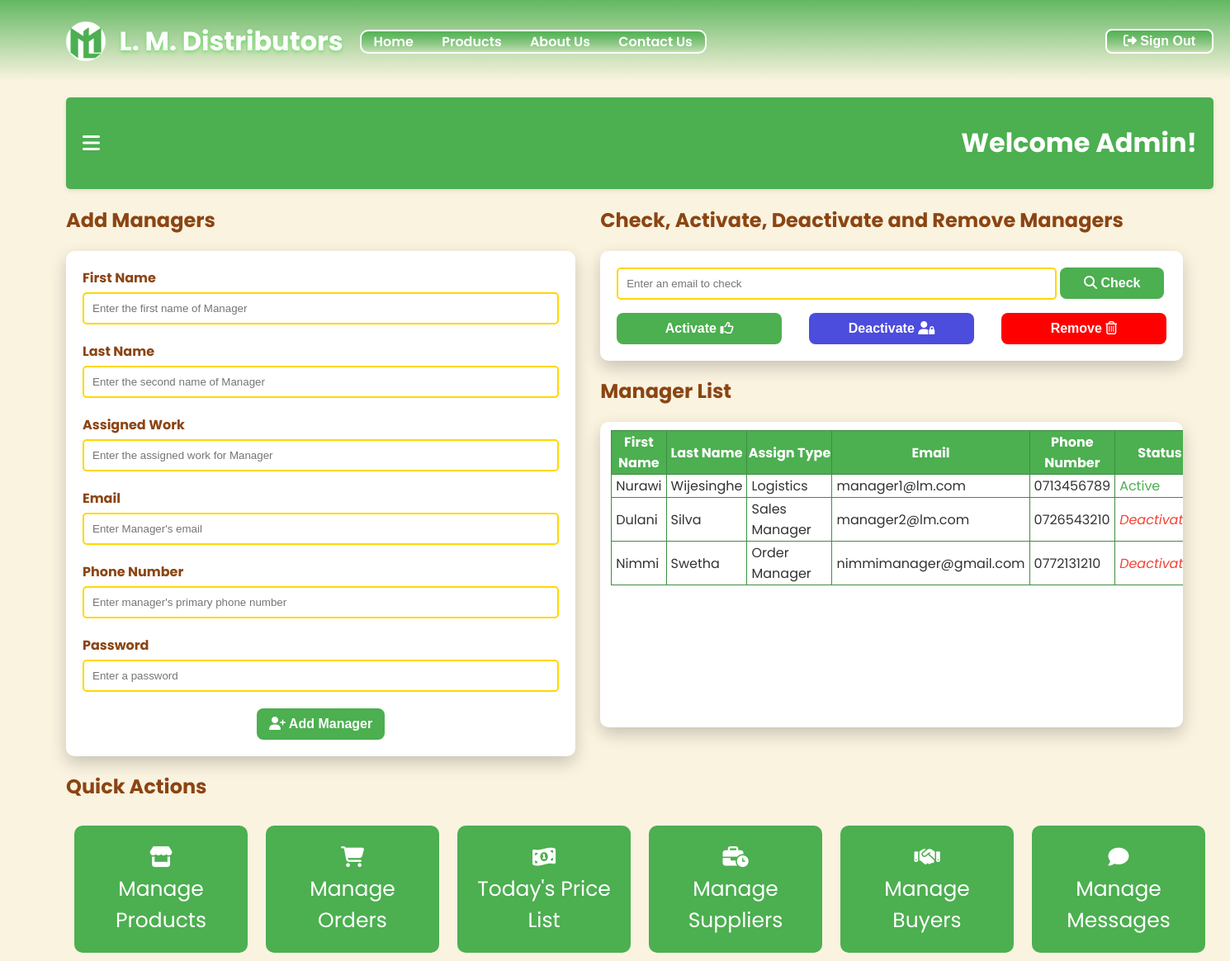
The page /manageManagers.php (signed in) on the database its author committed.
### tables this page shows
CREATE TABLE `user_info` (
  `userID` int(11) NOT NULL,
  `email` varchar(255) NOT NULL,
  `password` varchar(255) NOT NULL,
  `fName` varchar(100) NOT NULL,
  `lName` varchar(100) NOT NULL,
  `dob` date NOT NULL,
  `phone1` varchar(15) NOT NULL,
  `phone2` varchar(15) DEFAULT NULL,
  `address` text NOT NULL,
  `image` varchar(255) DEFAULT NULL,
  `type` enum('admin','manager','customer','supplier','buyer') NOT NULL,
  `assignType` varchar(50) DEFAULT NULL,
  `status` enum('active','inactive') NOT NULL,
  `last_logout` datetime DEFAULT NULL
);

### manageManagers.php (the view, shortened to what this page needs)
<?php
    require_once 'config.php';
    if (isset($_SESSION['user_fName']) && $_SESSION['user_type'] == 'admin') {
        $dob = $_SESSION['user_dob'];
        $today = date('m-d');
        $birthday = date('m-d', strtotime($dob));
        if($today === $birthday) {
            $greeting = "Happy Birthday ".$_SESSION['user_fName']."!";
        }
        else {
            $greeting = "Welcome ".$_SESSION['user_fName']."!";
        }
        $sql = "SELECT * FROM user_info WHERE type = 'manager';";
        $result = mysqli_query($conn, $sql);
    }
    else {
        header('Location: login.php');
        exit();
    }
?>
<!DOCTYPE html>
<html lang="en">
<head>
    <link rel="stylesheet" href="./css/manageManagers.css">
    <link rel="stylesheet" href="https://cdnjs.cloudflare.com/ajax/libs/font-awesome/6.0.0-beta3/css/all.min.css">
</head>
<body>
    <?php include 'header.php'; ?>
    <div class="container">
        <div class="main-content">
            <div class="topbar">
                <i class="fas fa-bars" id="toggle-sidebar" title="Open Dashboard"></i>
                <h1><?php echo $greeting; ?></h1>
            </div>
            <section class="mainSeparation">
                <div class="addManager">
                    <h2>Add Managers</h2>
                    <form action="manageManagers.php" method="POST" class="addForm">
                        <div class="form-group">
                            <label for="first-name">First Name</label>
                            <input type="text" id="first-name" name="first-name" placeholder="Enter the first name of Manager" required>
                        </div>
                        <div class="form-group">
                            <label for="last-name">Last Name</label>
                            <input type="text" id="last-name" name="last-name" placeholder="Enter the second name of Manager">
                        </div>
                        <div class="form-group">
                            <label for="assignWork">Assigned Work</label>
                            <input type="text" id="assignWork" name="assignWork" placeholder="Enter the assigned work for Manager">
                        </div>
                        <div class="form-group">
                            <label for="email">Email</label>
                            <input type="email" id="email" name="email" placeholder="Enter Manager's email" required>
                        </div>
                        <div class="form-group">
                            <label for="phone1">Phone Number</label>
                            <input type="tel" id="phone1" name="phone1" placeholder="Enter manager's primary phone number">
                        </div>
                        <div class="form-group">
                            <label for="password">Password</label>
                            <input type="password" name="password" placeholder="Enter a password">
                        </div>
                        <center>
                            <button type="submit" id="addBtn" name="addBtn" title="Click to add manager"><i class="fa-solid fa-user-plus"></i> Add Manager</button>
                        </center>
                    </form>
                </div>
                <div class="rightSide">
                    <div class="checkManager">
                        <h2>Check, Activate, Deactivate and Remove Managers</h2>
                        <div class="checkCard">
                            <form action="manageManagers.php" method="POST">
                                <input type="text" id="checkmail" name="checkMail" placeholder="Enter an email to check"
                                       value="<?php echo isset($_POST['checkMail']) ? htmlspecialchars($_POST['checkMail']) : ''; ?>"
                                       required>
                                <button type="submit" id="checkMailBtn" name="checkMailBtn" title="Check Availability">
                                    <i class="fa-solid fa-magnifying-glass"></i> Check
                                </button>
                                <div class="btns">
                                    <button type="submit" id="activate" name="activate" title="Activate">Activate <i class="fa-regular fa-thumbs-up"></i></button>
                                    <button type="submit" id="deactivate" name="deactivate" title="Deactivate">Deactivate <i class="fa-solid fa-user-lock"></i></button>
                                    <button type="submit" id="remove" name="remove" title="Remove">Remove <i class="fa-regular fa-trash-can"></i></button>
                                </div>
                            </form>
                        </div>
                    </div>
                    <div class="managerList">
                        <h2>Manager List</h2>
                        <div class="custom-scroll">
                            <div class="content" id="scrollable-content">
                                <table class="listTable" border="1px">
                                    <tr>
                                        <th class="tFName">First Name</th>
                                        <th class="tLName">Last Name</th>
                                        <th class="tType">Assign Type</th>
                                        <th class="tMail">Email</th>
                                        <th class="tPhone">Phone Number</th>
                                        <th class="tStatus">Status</th>
                                    </tr>
                                    <?php while($row = $result->fetch_assoc()): ?>
                                    <tr>
                                        <td><?php echo $row['fName']; ?></td>
                                        <td><?php echo $row['lName']; ?></td>
                                        <td><?php echo $row['assignType']; ?></td>
                                        <td><?php echo $row['email']; ?></td>
                                        <td><?php echo $row['phone1']; ?></td>
                                        <td><?php echo $row['status'] == 'active'
                                                    ? "<span style='color: #4CAF50;'>Active</span>"
                                                    : "<span style='color: #f44336; font-style: italic; text-align: center;'>Deactivated</span>";
                                            ?></td>
                                    </tr>
                                    <?php endwhile; ?>
                                </table>
                            </div>
                        </div>
                    </div>
                </div>
            </section>
            <h2 class="quickH2">Quick Actions</h2>
            <div class="quick">
                <div class="card">
                    <a href="./manageProducts.php" title="Products Management"><i class="fa-solid fa-store"></i><br>Manage Products</a>
                </div>
                <div class="card">
                    <a href="./manageOrders.php" title="Orders Management"><i class="fa-solid fa-cart-shopping"></i><br>Manage Orders</a>
                </div>
                <div class="card">
                    <a href="./todayPrice.php" title="Buyers & Sellers price list"><i class="fa-solid fa-money-bill-1-wave"></i><br>Today's Price List</a>
                </div>
                <div class="card">
                    <a href="./supplyManagement.php" title="Suppliers Management"><i class="fa-solid fa-business-time"></i><br>Manage Suppliers</a>
                </div>
                <div class="card">
                    <a href="./buyersManagement.php" title="Buyers Management"><i class="fa-solid fa-handshake"></i><br>Manage Buyers</a>
                </div>
                <div class="card">
                    <a href="./manageMessages.php" title="Messages Management"><i class="fa-solid fa-comment"></i><br>Manage Messages</a>
                </div>
            </div>
        </div>
    </div>
</body>
</html>

### css/manageManagers.css (style rules this page uses)
body { margin: 0; font-family: 'Poppins', sans-serif; background-color: #FAF3E0; color: #333; }
.container { display: flex; height: 100vh; }
.main-content { flex-grow: 1; padding: 20px; margin-left: 60px; }
.topbar { display: flex; align-items: center; justify-content: space-between; padding: 10px 20px; background-color: #4CAF50; border-radius: 5px; box-shadow: 0 2px 5px rgba(0, 0, 0, 0.1); }
.topbar i { font-size: 24px; cursor: pointer; color: #fff; }
.topbar h1 { color: #fff; }
.mainSeparation { display: flex; justify-content: space-between; }
.addManager, .checkManager { width: 95%; }
.mainSeparation h2, .quickH2 { color: #8B4513; }
.addForm { border: none; border-radius: 10px; background-color: #fff; max-width: 600px; padding: 20px; box-shadow: 0 8px 20px rgba(0, 0, 0, 0.2); animation: fadeIn 1s ease-in-out; }
.form-group { margin-bottom: 20px; text-align: left; }
.addForm label { font-weight: bold; display: block; color: #8B4513; margin-bottom: 5px; }
.addForm input { width: 100%; padding: 10px; border: 2px solid #FFD700; border-radius: 5px; box-sizing: border-box; }
#addBtn { background-color: #4CAF50; color: white; border: none; padding: 10px 15px; border-radius: 8px; font-size: 16px; font-weight: bold; cursor: pointer; transition: transform 0.4s ease; }
.rightSide { margin-left: 30px; }
.checkManager { width: 95%; }
.checkCard { border: none; border-radius: 10px; background-color: #fff; height: fit-content; padding: 20px; box-shadow: 0 8px 20px rgba(0, 0, 0, 0.2); animation: fadeIn 1s ease-in-out; }
#checkmail { padding: 10px; width: 80%; border: 2px solid #FFD700; border-radius: 5px; box-sizing: border-box; }
#checkMailBtn { padding: 10px; border: none; width: 19%; border-radius: 8px; background-color: #4CAF50; font-weight: bold; font-size: 16px; color: #fff; }
.btns { display: flex; justify-content: space-between; }
#activate, #deactivate, #remove { padding: 10px; font-size: 16px; font-weight: bold; width: 30%; border: none; border-radius: 8px; color: #fff; transition: transform 0.4s ease; }
#activate { background-color: #4CAF50; }
#deactivate { background-color: rgb(76, 76, 221); }
#remove { background-color: red; }
.custom-scroll { padding-top: 10px; border: none; border-radius: 10px; background-color: #fff; width: 95%; height: 360px; overflow: hidden; position: relative; box-shadow: 0 8px 20px rgba(0, 0, 0, 0.2); animation: fadeIn 1s ease-in-out; }
.content { height: 360px; overflow-y: scroll; overflow-x: scroll; scroll-behavior: smooth; padding-right: 10px; padding-left: 13px; box-sizing: content-box; }
.listTable { border-collapse: collapse; border: 1px solid #3E8E41; }
.listTable th { background-color: #4CAF50; color: #fff; }
.listTable td { background-color: #fff; padding-left: 5px; padding-right: 5px; }
.tStatus { min-width: 100px; }
.tType { min-width: 100px; }
.quick { display: flex; justify-content: space-between; }
.card { border: none; border-radius: 10px; padding: 20px; margin: 10px; width: 170px; background-color: #4CAF50; cursor: pointer; text-align: center; transition: transform 1s ease; }
.card a { text-decoration: none; font-size: 25px; color: #fff; }

### rows shown on the page
user_info: fName "Nurawi", lName "Wijesinghe", assignType "Logistics", email "manager1@lm.com", phone1 "0713456789", status "Active"
user_info: fName "Dulani", lName "Silva", assignType "Sales Manager", email "manager2@lm.com", phone1 "0726543210", status "Deactivated"
user_info: fName "Nimmi", lName "Swetha", assignType "Order Manager", email "nimmimanager@gmail.com", phone1 "0772131210", status "Deactivated"

### other values the page prints
$greeting "Welcome Admin!"
